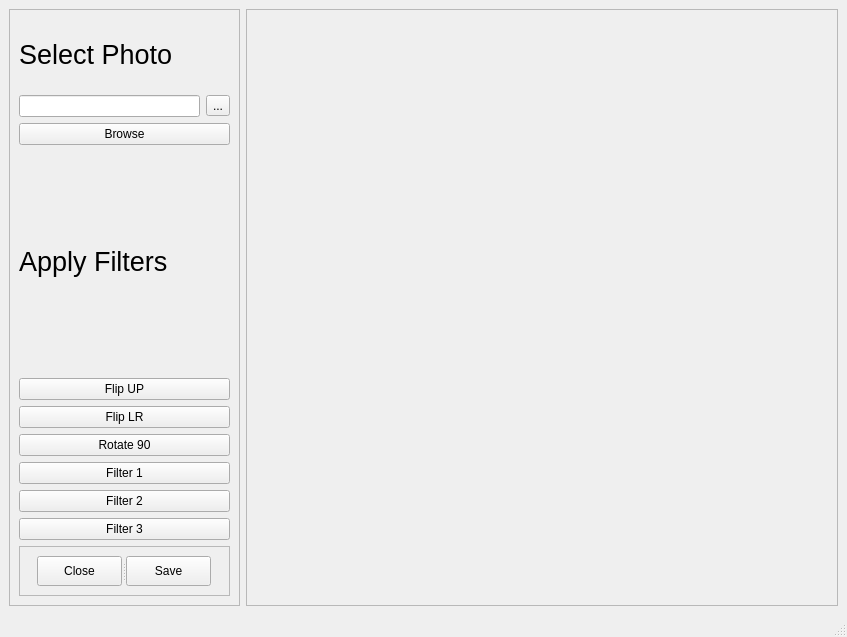
<?xml version="1.0" encoding="UTF-8"?>
<ui version="4.0">
 <class>MainWindow</class>
 <widget class="QMainWindow" name="MainWindow">
  <property name="geometry">
   <rect>
    <x>0</x>
    <y>0</y>
    <width>847</width>
    <height>637</height>
   </rect>
  </property>
  <property name="windowTitle">
   <string>Photo Editor</string>
  </property>
  <widget class="QWidget" name="centralwidget">
   <layout class="QGridLayout" name="gridLayout_3">
    <item row="0" column="0">
     <widget class="QFrame" name="frame">
      <property name="maximumSize">
       <size>
        <width>231</width>
        <height>16777215</height>
       </size>
      </property>
      <property name="layoutDirection">
       <enum>Qt::LeftToRight</enum>
      </property>
      <property name="frameShape">
       <enum>QFrame::StyledPanel</enum>
      </property>
      <property name="frameShadow">
       <enum>QFrame::Raised</enum>
      </property>
      <layout class="QGridLayout" name="gridLayout_5">
       <item row="1" column="0">
        <layout class="QGridLayout" name="gridLayout_7">
         <item row="0" column="0">
          <widget class="QLabel" name="label_2">
           <property name="font">
            <font>
             <pointsize>20</pointsize>
            </font>
           </property>
           <property name="text">
            <string>Apply Filters</string>
           </property>
          </widget>
         </item>
         <item row="1" column="0">
          <widget class="QPushButton" name="flipup">
           <property name="text">
            <string>Flip UP</string>
           </property>
           <property name="icon">
            <iconset resource="Icons/icons.qrc">
             <normaloff>:/Images/down-up.png</normaloff>:/Images/down-up.png</iconset>
           </property>
          </widget>
         </item>
         <item row="2" column="0">
          <widget class="QPushButton" name="fliplr">
           <property name="text">
            <string>Flip LR</string>
           </property>
           <property name="icon">
            <iconset resource="Icons/icons.qrc">
             <normaloff>:/Images/flip1.png</normaloff>:/Images/flip1.png</iconset>
           </property>
          </widget>
         </item>
         <item row="3" column="0">
          <widget class="QPushButton" name="rotate90">
           <property name="text">
            <string>Rotate 90</string>
           </property>
           <property name="icon">
            <iconset resource="Icons/icons.qrc">
             <normaloff>:/Images/rotate-left.png</normaloff>:/Images/rotate-left.png</iconset>
           </property>
          </widget>
         </item>
         <item row="4" column="0">
          <widget class="QPushButton" name="filter1">
           <property name="text">
            <string>Filter 1</string>
           </property>
           <property name="icon">
            <iconset resource="Icons/icons.qrc">
             <normaloff>:/Images/filter.png</normaloff>:/Images/filter.png</iconset>
           </property>
          </widget>
         </item>
         <item row="5" column="0">
          <widget class="QPushButton" name="filter2">
           <property name="text">
            <string>Filter 2</string>
           </property>
           <property name="icon">
            <iconset resource="Icons/icons.qrc">
             <normaloff>:/Images/adjust.png</normaloff>:/Images/adjust.png</iconset>
           </property>
          </widget>
         </item>
         <item row="6" column="0">
          <widget class="QPushButton" name="filter3">
           <property name="text">
            <string>Filter 3</string>
           </property>
           <property name="icon">
            <iconset resource="Icons/icons.qrc">
             <normaloff>:/Images/filter1.png</normaloff>:/Images/filter1.png</iconset>
           </property>
          </widget>
         </item>
        </layout>
       </item>
       <item row="2" column="0">
        <widget class="QFrame" name="frame_3">
         <property name="maximumSize">
          <size>
           <width>16777215</width>
           <height>50</height>
          </size>
         </property>
         <property name="frameShape">
          <enum>QFrame::StyledPanel</enum>
         </property>
         <property name="frameShadow">
          <enum>QFrame::Raised</enum>
         </property>
         <layout class="QGridLayout" name="gridLayout">
          <item row="0" column="0">
           <widget class="QSplitter" name="splitter">
            <property name="sizePolicy">
             <sizepolicy hsizetype="Expanding" vsizetype="Expanding">
              <horstretch>0</horstretch>
              <verstretch>0</verstretch>
             </sizepolicy>
            </property>
            <property name="maximumSize">
             <size>
              <width>174</width>
              <height>16777215</height>
             </size>
            </property>
            <property name="orientation">
             <enum>Qt::Horizontal</enum>
            </property>
            <widget class="QPushButton" name="close">
             <property name="maximumSize">
              <size>
               <width>85</width>
               <height>16777215</height>
              </size>
             </property>
             <property name="text">
              <string>Close</string>
             </property>
             <property name="icon">
              <iconset resource="Icons/icons.qrc">
               <normaloff>:/Images/cancel.png</normaloff>:/Images/cancel.png</iconset>
             </property>
            </widget>
            <widget class="QPushButton" name="save">
             <property name="maximumSize">
              <size>
               <width>85</width>
               <height>16777215</height>
              </size>
             </property>
             <property name="text">
              <string>Save</string>
             </property>
             <property name="icon">
              <iconset resource="Icons/icons.qrc">
               <normaloff>:/Images/download.png</normaloff>:/Images/download.png</iconset>
             </property>
            </widget>
           </widget>
          </item>
         </layout>
        </widget>
       </item>
       <item row="0" column="0">
        <layout class="QGridLayout" name="gridLayout_4">
         <item row="0" column="0">
          <widget class="QLabel" name="label">
           <property name="maximumSize">
            <size>
             <width>16777215</width>
             <height>70</height>
            </size>
           </property>
           <property name="font">
            <font>
             <pointsize>20</pointsize>
             <weight>50</weight>
             <italic>false</italic>
             <bold>false</bold>
            </font>
           </property>
           <property name="text">
            <string>Select Photo</string>
           </property>
          </widget>
         </item>
         <item row="1" column="0">
          <layout class="QVBoxLayout" name="verticalLayout_2">
           <item>
            <layout class="QGridLayout" name="gridLayout_6">
             <item row="0" column="0">
              <widget class="QLineEdit" name="path"/>
             </item>
             <item row="0" column="1">
              <widget class="QToolButton" name="toolButton">
               <property name="text">
                <string>...</string>
               </property>
              </widget>
             </item>
            </layout>
           </item>
           <item>
            <widget class="QPushButton" name="pushButton">
             <property name="text">
              <string>Browse</string>
             </property>
            </widget>
           </item>
          </layout>
         </item>
        </layout>
       </item>
      </layout>
     </widget>
    </item>
    <item row="0" column="1">
     <widget class="QFrame" name="frame_2">
      <property name="frameShape">
       <enum>QFrame::StyledPanel</enum>
      </property>
      <property name="frameShadow">
       <enum>QFrame::Raised</enum>
      </property>
      <layout class="QGridLayout" name="gridLayout_2">
       <item row="0" column="0">
        <widget class="QLabel" name="imageshow">
         <property name="autoFillBackground">
          <bool>false</bool>
         </property>
         <property name="text">
          <string/>
         </property>
        </widget>
       </item>
      </layout>
     </widget>
    </item>
   </layout>
  </widget>
  <widget class="QMenuBar" name="menubar">
   <property name="geometry">
    <rect>
     <x>0</x>
     <y>0</y>
     <width>847</width>
     <height>22</height>
    </rect>
   </property>
  </widget>
  <widget class="QStatusBar" name="statusbar"/>
 </widget>
 <resources>
  <include location="Icons/icons.qrc"/>
 </resources>
 <connections/>
</ui>
